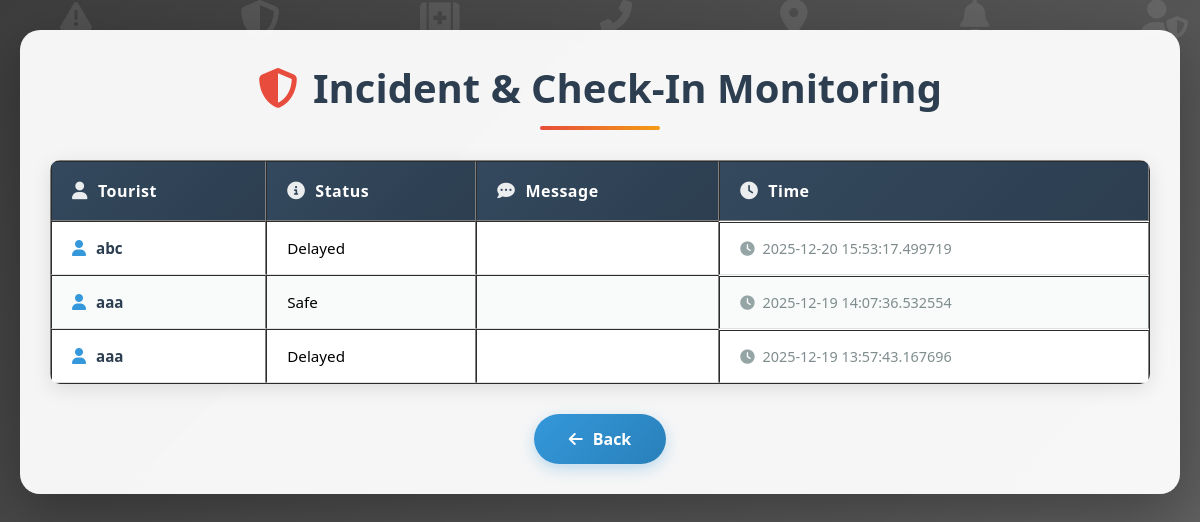
/admin/incidents (signed in), run on the app's committed database.
### tables this page shows
CREATE TABLE checkins (
        id INTEGER PRIMARY KEY AUTOINCREMENT,
        tourist_id INTEGER,
        status TEXT,
        message TEXT,
        timestamp TEXT
    );

CREATE TABLE tourists (
        id INTEGER PRIMARY KEY AUTOINCREMENT,
        name TEXT,
        email TEXT UNIQUE,
        password TEXT,
        phone TEXT,
        emergency_contact TEXT,
        health_info TEXT,
        digital_id TEXT,
        created_at TEXT
    );

### app.py (the view)
@app.route("/admin/incidents")
def admin_incidents():
    if "admin" not in session:
        return redirect("/admin")
    conn = get_db()
    c = conn.cursor()
    c.execute("""
        SELECT checkins.*, tourists.name
        FROM checkins
        JOIN tourists ON checkins.tourist_id = tourists.id
        ORDER BY timestamp DESC
    """)
    incidents = c.fetchall()
    return render_template("admin_incidents.html", incidents=incidents)

### app.py (called while the page is built)
def get_db():
    conn = sqlite3.connect("database.db")
    conn.row_factory = sqlite3.Row
    return conn

### templates/admin_incidents.html (shortened to what this page needs)
<!DOCTYPE html>
<html lang="en">
<head>
    <link rel="stylesheet" href="https://cdnjs.cloudflare.com/ajax/libs/font-awesome/6.4.0/css/all.min.css">
</head>
<body>
    <div class="bg-particles">
        <i class="fas fa-exclamation-triangle particle" style="left: 5%; animation-delay: 0s; font-size: 2rem;"></i>
        <i class="fas fa-shield-alt particle" style="left: 20%; animation-delay: 3s; font-size: 2.5rem;"></i>
        <i class="fas fa-first-aid particle" style="left: 35%; animation-delay: 1s; font-size: 2.2rem;"></i>
        <i class="fas fa-phone-alt particle" style="left: 50%; animation-delay: 4s; font-size: 2rem;"></i>
        <i class="fas fa-map-marker-alt particle" style="left: 65%; animation-delay: 2s; font-size: 2.3rem;"></i>
        <i class="fas fa-bell particle" style="left: 80%; animation-delay: 5s; font-size: 2.1rem;"></i>
        <i class="fas fa-user-shield particle" style="left: 95%; animation-delay: 3.5s; font-size: 2.4rem;"></i>
    </div>
    <div class="container">
        <h2><i class="fas fa-shield-alt"></i>Incident & Check-In Monitoring</h2>
        <div class="table-wrapper">
            <table border="1">
                <thead>
                    <tr>
                        <th><i class="fas fa-user"></i>Tourist</th>
                        <th><i class="fas fa-info-circle"></i>Status</th>
                        <th><i class="fas fa-comment-dots"></i>Message</th>
                        <th><i class="fas fa-clock"></i>Time</th>
                    </tr>
                </thead>
                <tbody>
                    {% for i in incidents %}
                    <tr {% if i.status == 'Need Help' %}style="background-color:#f8d7da"{% endif %}>
                        <td>{{ i.name }}</td>
                        <td>{{ i.status }}</td>
                        <td class="message-cell">{{ i.message }}</td>
                        <td class="time-cell">{{ i.timestamp }}</td>
                    </tr>
                    {% endfor %}
                </tbody>
            </table>
        </div>
        <div class="button-container">
            <a href="/admin/dashboard" class="back-button">
                <i class="fas fa-arrow-left"></i>Back
            </a>
        </div>
    </div>
</body>
</html>

### templates/admin_incidents.html (style rules this page uses)
* { margin: 0; padding: 0; box-sizing: border-box; }
body { font-family: 'Segoe UI', Tahoma, Geneva, Verdana, sans-serif; min-height: 100vh; background: linear-gradient(135deg, rgba(0, 0, 0, 0.7), rgba(0, 0, 0, 0.5)), url('https://picsum.photos/seed/emergency-monitoring/1920/1080.jpg') center/cover fixed; display: flex; flex-direction: column; align-items: center; padding: 30px 20px; position: relative; overflow-x: hidden; }
.bg-particles { position: fixed; width: 100%; height: 100%; top: 0; left: 0; pointer-events: none; z-index: 0; }
.particle { position: absolute; color: rgba(255, 255, 255, 0.1); animation: float 20s infinite linear; }
.container { width: 100%; max-width: 1400px; background: rgba(255, 255, 255, 0.95); border-radius: 20px; padding: 30px; box-shadow: 0 20px 60px rgba(0, 0, 0, 0.3); backdrop-filter: blur(10px); position: relative; z-index: 1; animation: slideIn 0.8s ease-out; }
h2 { text-align: center; margin-bottom: 30px; color: #2c3e50; font-size: 2.5rem; position: relative; padding-bottom: 15px; display: flex; align-items: center; justify-content: center; gap: 15px; }
h2::after { content: ''; position: absolute; bottom: 0; left: 50%; transform: translateX(-50%); width: 120px; height: 4px; background: linear-gradient(90deg, #e74c3c, #f39c12); border-radius: 2px; }
h2 i { color: #e74c3c; animation: alertPulse 2s infinite; }
.table-wrapper { overflow-x: auto; border-radius: 10px; box-shadow: 0 5px 20px rgba(0, 0, 0, 0.1); margin-bottom: 30px; }
table { width: 100%; border-collapse: separate; border-spacing: 0; background: white; }
th { background: linear-gradient(135deg, #34495e, #2c3e50); color: white; padding: 18px 20px; text-align: left; font-weight: 600; font-size: 1rem; letter-spacing: 0.5px; position: sticky; top: 0; z-index: 10; }
th i { margin-right: 10px; font-size: 1.1rem; opacity: 0.9; }
tr { transition: all 0.3s ease; position: relative; }
tr:nth-child(even) { background-color: rgba(236, 240, 241, 0.3); }
td { padding: 16px 20px; border-bottom: 1px solid #e0e0e0; font-size: 0.95rem; }
td:first-child { font-weight: 600; color: #2c3e50; display: flex; align-items: center; gap: 10px; }
td:first-child::before { content: '\f007'; font-family: 'Font Awesome 6 Free'; font-weight: 900; color: #3498db; font-size: 1rem; }
.message-cell { max-width: 400px; position: relative; }
.time-cell { color: #7f8c8d; font-size: 0.9rem; display: flex; align-items: center; gap: 8px; }
.time-cell::before { content: '\f017'; font-family: 'Font Awesome 6 Free'; font-weight: 900; color: #95a5a6; }
.back-button { display: inline-flex; align-items: center; justify-content: center; padding: 14px 35px; background: linear-gradient(135deg, #3498db, #2980b9); color: white; text-decoration: none; border-radius: 30px; font-weight: 600; font-size: 1rem; transition: all 0.3s ease; box-shadow: 0 5px 15px rgba(52, 152, 219, 0.3); position: relative; overflow: hidden; }
.back-button::before { content: ''; position: absolute; top: 50%; left: 50%; width: 0; height: 0; border-radius: 50%; background: rgba(255, 255, 255, 0.2); transform: translate(-50%, -50%); transition: width 0.6s, height 0.6s; }
.back-button i { margin-right: 10px; transition: transform 0.3s ease; }
.button-container { text-align: center; margin-top: 20px; }

### data on the page
checkins: name "abc", status "Delayed", timestamp "2025-12-20 15:53:17.499719"
checkins: name "aaa", status "Safe", timestamp "2025-12-19 14:07:36.532554"
checkins: name "aaa", status "Delayed", timestamp "2025-12-19 13:57:43.167696"
